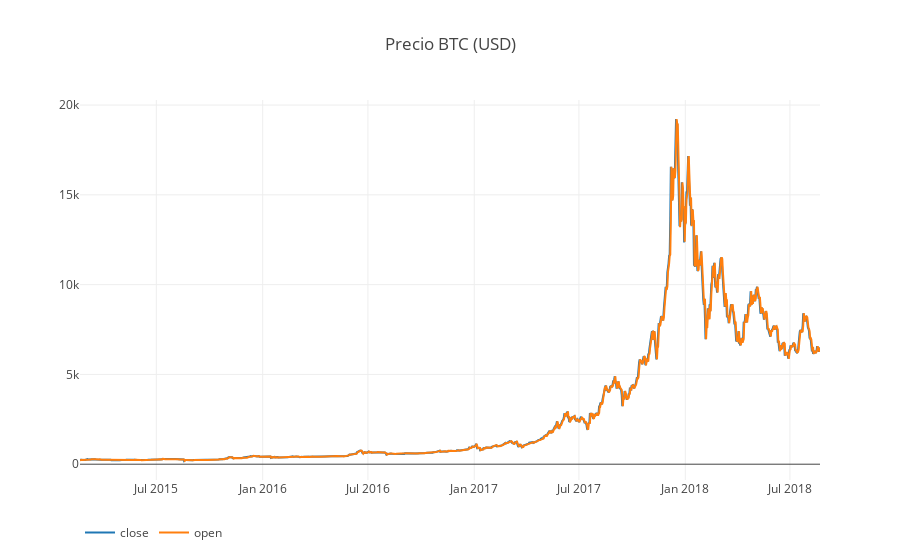

Source (notebook cell):
### Code cell
# Se llama a la función df_scatter para mostrar los precios BTC de los exchanges
df_scatter(BTC_price_real_df[['close','open']], 'Precio BTC (USD)')
#BTC_price_real_df[['open','close']]

### Figure 1 — Plotly figure (JSON) as saved in the notebook; plotly's stock layout.template omitted (floating-point values rounded to 4 significant figures; data arrays with more than 128 entries replaced by an {"elided": "..."} marker saying what was removed)
{"data": [{"name": "close", "type": "scatter", "visible": "visible", "x": {"elided": "1281 str values"}, "y": {"elided": "1281 float values"}}, {"name": "open", "type": "scatter", "visible": "visible", "x": {"elided": "1281 str values"}, "y": {"elided": "1281 float values"}}], "layout": {"legend": {"orientation": "h"}, "title": "Precio BTC (USD)", "xaxis": {"type": "date"}, "yaxis": {"showticklabels": true, "title": "", "type": "linear"}}}
